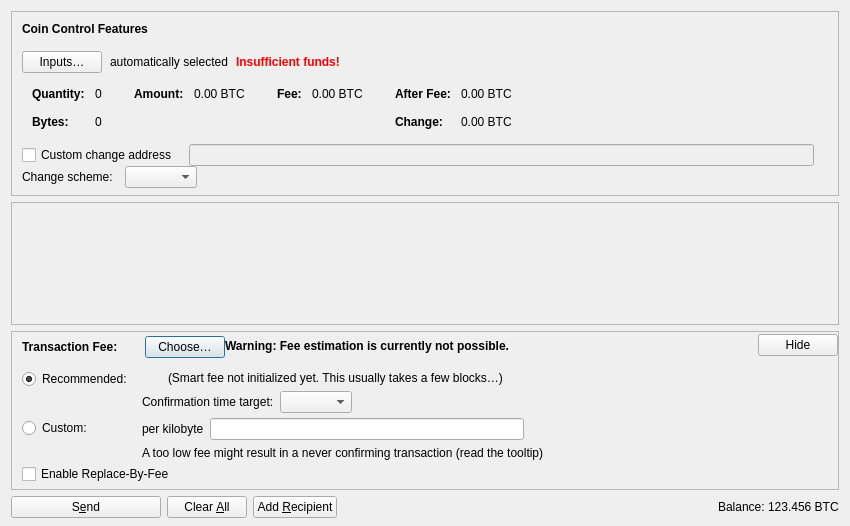
<?xml version="1.0" encoding="UTF-8"?>
<ui version="4.0">
 <class>SendCoinsDialog</class>
 <widget class="QDialog" name="SendCoinsDialog">
  <property name="geometry">
   <rect>
    <x>0</x>
    <y>0</y>
    <width>850</width>
    <height>526</height>
   </rect>
  </property>
  <property name="windowTitle">
   <string>Send Coins</string>
  </property>
  <layout class="QVBoxLayout" name="verticalLayout" stretch="0,1,0,0">
   <property name="bottomMargin">
    <number>8</number>
   </property>
   <item>
    <widget class="QFrame" name="frameCoinControl">
     <property name="sizePolicy">
      <sizepolicy hsizetype="Expanding" vsizetype="Expanding">
       <horstretch>0</horstretch>
       <verstretch>0</verstretch>
      </sizepolicy>
     </property>
     <property name="maximumSize">
      <size>
       <width>16777215</width>
       <height>16777215</height>
      </size>
     </property>
     <property name="frameShape">
      <enum>QFrame::StyledPanel</enum>
     </property>
     <property name="frameShadow">
      <enum>QFrame::Sunken</enum>
     </property>
     <layout class="QVBoxLayout" name="verticalLayoutCoinControl2">
      <property name="spacing">
       <number>0</number>
      </property>
      <property name="leftMargin">
       <number>0</number>
      </property>
      <property name="topMargin">
       <number>0</number>
      </property>
      <property name="rightMargin">
       <number>0</number>
      </property>
      <property name="bottomMargin">
       <number>6</number>
      </property>
      <item>
       <layout class="QVBoxLayout" name="verticalLayoutCoinControl" stretch="0,0,0,0,1">
        <property name="spacing">
         <number>0</number>
        </property>
        <property name="leftMargin">
         <number>10</number>
        </property>
        <property name="topMargin">
         <number>10</number>
        </property>
        <item>
         <layout class="QHBoxLayout" name="horizontalLayoutCoinControl1">
          <property name="bottomMargin">
           <number>15</number>
          </property>
          <item>
           <widget class="QLabel" name="labelCoinControlFeatures">
            <property name="sizePolicy">
             <sizepolicy hsizetype="Preferred" vsizetype="Maximum">
              <horstretch>0</horstretch>
              <verstretch>0</verstretch>
             </sizepolicy>
            </property>
            <property name="font">
             <font>
              <weight>75</weight>
              <bold>true</bold>
             </font>
            </property>
            <property name="styleSheet">
             <string notr="true">font-weight:bold;</string>
            </property>
            <property name="text">
             <string>Coin Control Features</string>
            </property>
           </widget>
          </item>
         </layout>
        </item>
        <item>
         <layout class="QHBoxLayout" name="horizontalLayoutCoinControl2" stretch="0,0,0,0">
          <property name="spacing">
           <number>8</number>
          </property>
          <property name="bottomMargin">
           <number>10</number>
          </property>
          <item>
           <widget class="QPushButton" name="pushButtonCoinControl">
            <property name="styleSheet">
             <string notr="true"/>
            </property>
            <property name="text">
             <string>Inputs…</string>
            </property>
            <property name="autoDefault">
             <bool>false</bool>
            </property>
           </widget>
          </item>
          <item>
           <widget class="QLabel" name="labelCoinControlAutomaticallySelected">
            <property name="text">
             <string>automatically selected</string>
            </property>
            <property name="margin">
             <number>5</number>
            </property>
           </widget>
          </item>
          <item>
           <widget class="QLabel" name="labelCoinControlInsuffFunds">
            <property name="font">
             <font>
              <weight>75</weight>
              <bold>true</bold>
             </font>
            </property>
            <property name="styleSheet">
             <string notr="true">color:red;font-weight:bold;</string>
            </property>
            <property name="text">
             <string>Insufficient funds!</string>
            </property>
            <property name="margin">
             <number>5</number>
            </property>
           </widget>
          </item>
          <item>
           <spacer name="horizontalSpacerCoinControl">
            <property name="orientation">
             <enum>Qt::Horizontal</enum>
            </property>
            <property name="sizeHint" stdset="0">
             <size>
              <width>40</width>
              <height>1</height>
             </size>
            </property>
           </spacer>
          </item>
         </layout>
        </item>
        <item>
         <widget class="QWidget" name="widgetCoinControl" native="true">
          <property name="sizePolicy">
           <sizepolicy hsizetype="Preferred" vsizetype="Preferred">
            <horstretch>0</horstretch>
            <verstretch>0</verstretch>
           </sizepolicy>
          </property>
          <property name="minimumSize">
           <size>
            <width>0</width>
            <height>0</height>
           </size>
          </property>
          <property name="styleSheet">
           <string notr="true"/>
          </property>
          <layout class="QHBoxLayout" name="horizontalLayoutCoinControl5">
           <property name="leftMargin">
            <number>0</number>
           </property>
           <property name="topMargin">
            <number>0</number>
           </property>
           <property name="rightMargin">
            <number>0</number>
           </property>
           <property name="bottomMargin">
            <number>0</number>
           </property>
           <item>
            <layout class="QHBoxLayout" name="horizontalLayoutCoinControl3" stretch="0,0,0,1">
             <property name="spacing">
              <number>20</number>
             </property>
             <property name="topMargin">
              <number>0</number>
             </property>
             <property name="bottomMargin">
              <number>10</number>
             </property>
             <item>
              <layout class="QFormLayout" name="formLayoutCoinControl1">
               <property name="labelAlignment">
                <set>Qt::AlignLeft|Qt::AlignVCenter</set>
               </property>
               <property name="horizontalSpacing">
                <number>10</number>
               </property>
               <property name="verticalSpacing">
                <number>14</number>
               </property>
               <property name="leftMargin">
                <number>10</number>
               </property>
               <property name="topMargin">
                <number>4</number>
               </property>
               <property name="rightMargin">
                <number>6</number>
               </property>
               <item row="0" column="0">
                <widget class="QLabel" name="labelCoinControlQuantityText">
                 <property name="font">
                  <font>
                   <weight>75</weight>
                   <bold>true</bold>
                  </font>
                 </property>
                 <property name="text">
                  <string>Quantity:</string>
                 </property>
                 <property name="margin">
                  <number>0</number>
                 </property>
                </widget>
               </item>
               <item row="0" column="1">
                <widget class="QLabel" name="labelCoinControlQuantity">
                 <property name="cursor">
                  <cursorShape>IBeamCursor</cursorShape>
                 </property>
                 <property name="contextMenuPolicy">
                  <enum>Qt::ActionsContextMenu</enum>
                 </property>
                 <property name="text">
                  <string notr="true">0</string>
                 </property>
                 <property name="margin">
                  <number>0</number>
                 </property>
                 <property name="textInteractionFlags">
                  <set>Qt::LinksAccessibleByMouse|Qt::TextSelectableByKeyboard|Qt::TextSelectableByMouse</set>
                 </property>
                </widget>
               </item>
               <item row="1" column="0">
                <widget class="QLabel" name="labelCoinControlBytesText">
                 <property name="font">
                  <font>
                   <weight>75</weight>
                   <bold>true</bold>
                  </font>
                 </property>
                 <property name="text">
                  <string>Bytes:</string>
                 </property>
                </widget>
               </item>
               <item row="1" column="1">
                <widget class="QLabel" name="labelCoinControlBytes">
                 <property name="cursor">
                  <cursorShape>IBeamCursor</cursorShape>
                 </property>
                 <property name="contextMenuPolicy">
                  <enum>Qt::ActionsContextMenu</enum>
                 </property>
                 <property name="text">
                  <string notr="true">0</string>
                 </property>
                 <property name="textInteractionFlags">
                  <set>Qt::LinksAccessibleByMouse|Qt::TextSelectableByKeyboard|Qt::TextSelectableByMouse</set>
                 </property>
                </widget>
               </item>
              </layout>
             </item>
             <item>
              <layout class="QFormLayout" name="formLayoutCoinControl2">
               <property name="horizontalSpacing">
                <number>10</number>
               </property>
               <property name="verticalSpacing">
                <number>14</number>
               </property>
               <property name="leftMargin">
                <number>6</number>
               </property>
               <property name="topMargin">
                <number>4</number>
               </property>
               <property name="rightMargin">
                <number>6</number>
               </property>
               <item row="0" column="0">
                <widget class="QLabel" name="labelCoinControlAmountText">
                 <property name="font">
                  <font>
                   <weight>75</weight>
                   <bold>true</bold>
                  </font>
                 </property>
                 <property name="text">
                  <string>Amount:</string>
                 </property>
                 <property name="margin">
                  <number>0</number>
                 </property>
                </widget>
               </item>
               <item row="0" column="1">
                <widget class="QLabel" name="labelCoinControlAmount">
                 <property name="cursor">
                  <cursorShape>IBeamCursor</cursorShape>
                 </property>
                 <property name="contextMenuPolicy">
                  <enum>Qt::ActionsContextMenu</enum>
                 </property>
                 <property name="text">
                  <string notr="true">0.00 BTC</string>
                 </property>
                 <property name="textInteractionFlags">
                  <set>Qt::LinksAccessibleByMouse|Qt::TextSelectableByKeyboard|Qt::TextSelectableByMouse</set>
                 </property>
                </widget>
               </item>
              </layout>
             </item>
             <item>
              <layout class="QFormLayout" name="formLayoutCoinControl3">
               <property name="horizontalSpacing">
                <number>10</number>
               </property>
               <property name="verticalSpacing">
                <number>14</number>
               </property>
               <property name="leftMargin">
                <number>6</number>
               </property>
               <property name="topMargin">
                <number>4</number>
               </property>
               <property name="rightMargin">
                <number>6</number>
               </property>
               <item row="0" column="0">
                <widget class="QLabel" name="labelCoinControlFeeText">
                 <property name="font">
                  <font>
                   <weight>75</weight>
                   <bold>true</bold>
                  </font>
                 </property>
                 <property name="text">
                  <string>Fee:</string>
                 </property>
                 <property name="margin">
                  <number>0</number>
                 </property>
                </widget>
               </item>
               <item row="0" column="1">
                <widget class="QLabel" name="labelCoinControlFee">
                 <property name="cursor">
                  <cursorShape>IBeamCursor</cursorShape>
                 </property>
                 <property name="contextMenuPolicy">
                  <enum>Qt::ActionsContextMenu</enum>
                 </property>
                 <property name="text">
                  <string notr="true">0.00 BTC</string>
                 </property>
                 <property name="textInteractionFlags">
                  <set>Qt::LinksAccessibleByMouse|Qt::TextSelectableByKeyboard|Qt::TextSelectableByMouse</set>
                 </property>
                </widget>
               </item>
              </layout>
             </item>
             <item>
              <layout class="QFormLayout" name="formLayoutCoinControl4">
               <property name="labelAlignment">
                <set>Qt::AlignLeft|Qt::AlignVCenter</set>
               </property>
               <property name="horizontalSpacing">
                <number>10</number>
               </property>
               <property name="verticalSpacing">
                <number>14</number>
               </property>
               <property name="leftMargin">
                <number>6</number>
               </property>
               <property name="topMargin">
                <number>4</number>
               </property>
               <property name="rightMargin">
                <number>6</number>
               </property>
               <item row="0" column="0">
                <widget class="QLabel" name="labelCoinControlAfterFeeText">
                 <property name="font">
                  <font>
                   <weight>75</weight>
                   <bold>true</bold>
                  </font>
                 </property>
                 <property name="text">
                  <string>After Fee:</string>
                 </property>
                 <property name="margin">
                  <number>0</number>
                 </property>
                </widget>
               </item>
               <item row="0" column="1">
                <widget class="QLabel" name="labelCoinControlAfterFee">
                 <property name="cursor">
                  <cursorShape>IBeamCursor</cursorShape>
                 </property>
                 <property name="contextMenuPolicy">
                  <enum>Qt::ActionsContextMenu</enum>
                 </property>
                 <property name="text">
                  <string notr="true">0.00 BTC</string>
                 </property>
                 <property name="textInteractionFlags">
                  <set>Qt::LinksAccessibleByMouse|Qt::TextSelectableByKeyboard|Qt::TextSelectableByMouse</set>
                 </property>
                </widget>
               </item>
               <item row="1" column="0">
                <widget class="QLabel" name="labelCoinControlChangeText">
                 <property name="font">
                  <font>
                   <weight>75</weight>
                   <bold>true</bold>
                  </font>
                 </property>
                 <property name="text">
                  <string>Change:</string>
                 </property>
                </widget>
               </item>
               <item row="1" column="1">
                <widget class="QLabel" name="labelCoinControlChange">
                 <property name="cursor">
                  <cursorShape>IBeamCursor</cursorShape>
                 </property>
                 <property name="contextMenuPolicy">
                  <enum>Qt::ActionsContextMenu</enum>
                 </property>
                 <property name="text">
                  <string notr="true">0.00 BTC</string>
                 </property>
                 <property name="textInteractionFlags">
                  <set>Qt::LinksAccessibleByMouse|Qt::TextSelectableByKeyboard|Qt::TextSelectableByMouse</set>
                 </property>
                </widget>
               </item>
              </layout>
             </item>
            </layout>
           </item>
          </layout>
         </widget>
        </item>
        <item>
         <layout class="QHBoxLayout" name="horizontalLayoutCoinControl4" stretch="0,0,0">
          <property name="spacing">
           <number>12</number>
          </property>
          <property name="sizeConstraint">
           <enum>QLayout::SetDefaultConstraint</enum>
          </property>
          <property name="topMargin">
           <number>5</number>
          </property>
          <property name="rightMargin">
           <number>5</number>
          </property>
          <item>
           <widget class="QCheckBox" name="checkBoxCoinControlChange">
            <property name="toolTip">
             <string>If this is activated, but the change address is empty or invalid, change will be sent to a newly generated address.</string>
            </property>
            <property name="text">
             <string>Custom change address</string>
            </property>
           </widget>
          </item>
          <item>
           <widget class="QValidatedLineEdit" name="lineEditCoinControlChange">
            <property name="enabled">
             <bool>false</bool>
            </property>
            <property name="sizePolicy">
             <sizepolicy hsizetype="Expanding" vsizetype="Fixed">
              <horstretch>0</horstretch>
              <verstretch>0</verstretch>
             </sizepolicy>
            </property>
           </widget>
          </item>
          <item>
           <widget class="QLabel" name="labelCoinControlChangeLabel">
            <property name="sizePolicy">
             <sizepolicy hsizetype="Preferred" vsizetype="Expanding">
              <horstretch>0</horstretch>
              <verstretch>0</verstretch>
             </sizepolicy>
            </property>
            <property name="minimumSize">
             <size>
              <width>0</width>
              <height>0</height>
             </size>
            </property>
            <property name="text">
             <string/>
            </property>
            <property name="margin">
             <number>3</number>
            </property>
           </widget>
          </item>
         </layout>
        </item>
        <item>
         <layout class="QHBoxLayout" name="horizontalLayoutCoinControlChangeScheme" stretch="0,0,1">
          <property name="spacing">
           <number>12</number>
          </property>
          <property name="topMargin">
           <number>0</number>
          </property>
          <property name="rightMargin">
           <number>5</number>
          </property>
          <item>
           <widget class="QLabel" name="labelCoinControlChangeScheme">
            <property name="text">
             <string>Change scheme:</string>
            </property>
           </widget>
          </item>
          <item>
           <widget class="QComboBox" name="comboBoxCoinControlChangeScheme">
            <property name="sizePolicy">
             <sizepolicy hsizetype="Preferred" vsizetype="Fixed">
              <horstretch>0</horstretch>
              <verstretch>0</verstretch>
             </sizepolicy>
            </property>
            <property name="maximumSize">
             <size>
              <width>300</width>
              <height>16777215</height>
             </size>
            </property>
           </widget>
          </item>
          <item>
           <spacer name="horizontalSpacerCoinControlChangeScheme">
            <property name="orientation">
             <enum>Qt::Horizontal</enum>
            </property>
            <property name="sizeHint" stdset="0">
             <size>
              <width>40</width>
              <height>20</height>
             </size>
            </property>
           </spacer>
          </item>
         </layout>
        </item>
        <item>
         <spacer name="verticalSpacerCoinControl">
          <property name="orientation">
           <enum>Qt::Vertical</enum>
          </property>
          <property name="sizeHint" stdset="0">
           <size>
            <width>800</width>
            <height>1</height>
           </size>
          </property>
         </spacer>
        </item>
       </layout>
      </item>
     </layout>
    </widget>
   </item>
   <item>
    <widget class="QScrollArea" name="scrollArea">
     <property name="widgetResizable">
      <bool>true</bool>
     </property>
     <widget class="QWidget" name="scrollAreaWidgetContents">
      <property name="geometry">
       <rect>
        <x>0</x>
        <y>0</y>
        <width>830</width>
        <height>104</height>
       </rect>
      </property>
      <layout class="QVBoxLayout" name="verticalLayout_2" stretch="0,1">
       <property name="leftMargin">
        <number>0</number>
       </property>
       <property name="topMargin">
        <number>0</number>
       </property>
       <property name="rightMargin">
        <number>0</number>
       </property>
       <property name="bottomMargin">
        <number>0</number>
       </property>
       <item>
        <layout class="QVBoxLayout" name="entries">
         <property name="spacing">
          <number>6</number>
         </property>
        </layout>
       </item>
       <item>
        <spacer name="verticalSpacer">
         <property name="orientation">
          <enum>Qt::Vertical</enum>
         </property>
         <property name="sizeHint" stdset="0">
          <size>
           <width>20</width>
           <height>40</height>
          </size>
         </property>
        </spacer>
       </item>
      </layout>
     </widget>
    </widget>
   </item>
   <item>
    <widget class="QFrame" name="frameFee">
     <property name="sizePolicy">
      <sizepolicy hsizetype="Expanding" vsizetype="Expanding">
       <horstretch>0</horstretch>
       <verstretch>0</verstretch>
      </sizepolicy>
     </property>
     <property name="maximumSize">
      <size>
       <width>16777215</width>
       <height>16777215</height>
      </size>
     </property>
     <property name="frameShape">
      <enum>QFrame::StyledPanel</enum>
     </property>
     <property name="frameShadow">
      <enum>QFrame::Sunken</enum>
     </property>
     <layout class="QVBoxLayout" name="verticalLayoutFee1">
      <property name="spacing">
       <number>0</number>
      </property>
      <property name="leftMargin">
       <number>0</number>
      </property>
      <property name="topMargin">
       <number>0</number>
      </property>
      <property name="rightMargin">
       <number>0</number>
      </property>
      <property name="bottomMargin">
       <number>0</number>
      </property>
      <item>
       <layout class="QVBoxLayout" name="verticalLayoutFee2" stretch="0,0,0">
        <property name="spacing">
         <number>0</number>
        </property>
        <property name="leftMargin">
         <number>10</number>
        </property>
        <property name="topMargin">
         <number>0</number>
        </property>
        <item>
         <layout class="QHBoxLayout" name="horizontalLayoutFee1">
          <property name="bottomMargin">
           <number>0</number>
          </property>
          <item>
           <layout class="QVBoxLayout" name="verticalLayoutFee7">
            <property name="spacing">
             <number>0</number>
            </property>
            <item>
             <spacer name="verticalSpacerSmartFee">
              <property name="orientation">
               <enum>Qt::Vertical</enum>
              </property>
              <property name="sizeType">
               <enum>QSizePolicy::Fixed</enum>
              </property>
              <property name="sizeHint" stdset="0">
               <size>
                <width>1</width>
                <height>4</height>
               </size>
              </property>
             </spacer>
            </item>
            <item>
             <layout class="QHBoxLayout" name="horizontalLayoutSmartFee">
              <property name="spacing">
               <number>10</number>
              </property>
              <item>
               <widget class="QLabel" name="labelFeeHeadline">
                <property name="sizePolicy">
                 <sizepolicy hsizetype="Preferred" vsizetype="Maximum">
                  <horstretch>0</horstretch>
                  <verstretch>0</verstretch>
                 </sizepolicy>
                </property>
                <property name="font">
                 <font>
                  <weight>75</weight>
                  <bold>true</bold>
                 </font>
                </property>
                <property name="styleSheet">
                 <string notr="true">font-weight:bold;</string>
                </property>
                <property name="text">
                 <string>Transaction Fee:</string>
                </property>
               </widget>
              </item>
              <item>
               <widget class="QLabel" name="labelFeeMinimized">
                <property name="text">
                 <string/>
                </property>
               </widget>
              </item>
              <item>
               <widget class="QPushButton" name="buttonChooseFee">
                <property name="text">
                 <string>Choose…</string>
                </property>
               </widget>
              </item>
             </layout>
            </item>
            <item>
             <spacer name="verticalSpacer_5">
              <property name="orientation">
               <enum>Qt::Vertical</enum>
              </property>
              <property name="sizeHint" stdset="0">
               <size>
                <width>1</width>
                <height>1</height>
               </size>
              </property>
             </spacer>
            </item>
           </layout>
          </item>
          <item>
           <widget class="QLabel" name="fallbackFeeWarningLabel">
            <property name="toolTip">
             <string>Using the fallbackfee can result in sending a transaction that will take several hours or days (or never) to confirm. Consider choosing your fee manually or wait until you have validated the complete chain.</string>
            </property>
            <property name="font">
            <font>
                <weight>75</weight>
                <bold>true</bold>
            </font>
            </property>
            <property name="text">
             <string>Warning: Fee estimation is currently not possible.</string>
            </property>
            <property name="wordWrap">
             <bool>false</bool>
            </property>
           </widget>
          </item>
          <item>
           <spacer name="horizontalSpacer_4">
            <property name="orientation">
             <enum>Qt::Horizontal</enum>
            </property>
            <property name="sizeType">
             <enum>QSizePolicy::MinimumExpanding</enum>
            </property>
            <property name="sizeHint" stdset="0">
             <size>
              <width>40</width>
              <height>20</height>
             </size>
            </property>
           </spacer>
          </item>
          <item>
           <widget class="QPushButton" name="buttonMinimizeFee">
            <property name="toolTip">
             <string>Hide transaction fee settings</string>
            </property>
            <property name="text">
             <string>Hide</string>
            </property>
           </widget>
          </item>
         </layout>
        </item>
        <item>
         <widget class="QFrame" name="frameFeeSelection">
          <layout class="QVBoxLayout" name="verticalLayoutFee12">
           <property name="spacing">
            <number>0</number>
           </property>
           <property name="leftMargin">
            <number>0</number>
           </property>
           <property name="topMargin">
            <number>0</number>
           </property>
           <property name="rightMargin">
            <number>0</number>
           </property>
           <property name="bottomMargin">
            <number>0</number>
           </property>
           <item>
            <layout class="QGridLayout" name="gridLayoutFee">
             <property name="topMargin">
              <number>10</number>
             </property>
             <property name="bottomMargin">
              <number>4</number>
             </property>
             <property name="horizontalSpacing">
              <number>10</number>
             </property>
             <property name="verticalSpacing">
              <number>4</number>
             </property>
             <item row="1" column="1">
              <layout class="QVBoxLayout" name="verticalLayoutFee8">
               <property name="spacing">
                <number>6</number>
               </property>
               <item>
                <layout class="QHBoxLayout" name="horizontalLayoutFee13">
                 <item>
                  <widget class="QLabel" name="labelCustomPerKilobyte">
                   <property name="toolTip">
                    <string>Specify a custom fee per kB (1,000 bytes) of the transaction's virtual size.

Note:  Since the fee is calculated on a per-byte basis, a fee rate of "100 satoshis per kvB" for a transaction size of 500 virtual bytes (half of 1 kvB) would ultimately yield a fee of only 50 satoshis.</string>
                   </property>
                   <property name="text">
                    <string>per kilobyte</string>
                   </property>
                  </widget>
                 </item>
                 <item>
                  <widget class="BitcoinAmountField" name="customFee"/>
                 </item>
                 <item>
                  <spacer name="horizontalSpacer_6">
                   <property name="orientation">
                    <enum>Qt::Horizontal</enum>
                   </property>
                   <property name="sizeHint" stdset="0">
                    <size>
                     <width>1</width>
                     <height>1</height>
                    </size>
                   </property>
                  </spacer>
                 </item>
                </layout>
               </item>
               <item>
                <layout class="QHBoxLayout" name="horizontalLayoutFee8">
                 <item>
                  <widget class="QLabel" name="labelCustomFeeWarning">
                   <property name="enabled">
                    <bool>true</bool>
                   </property>
                   <property name="toolTip">
                    <string>When there is less transaction volume than space in the blocks, miners as well as relaying nodes may enforce a minimum fee. Paying only this minimum fee is just fine, but be aware that this can result in a never confirming transaction once there is more demand for bitcoin transactions than the network can process.</string>
                   </property>
                   <property name="text">
                    <string>A too low fee might result in a never confirming transaction (read the tooltip)</string>
                   </property>
                  </widget>
                 </item>
                 <item>
                  <spacer name="horizontalSpacer_2">
                   <property name="orientation">
                    <enum>Qt::Horizontal</enum>
                   </property>
                   <property name="sizeHint" stdset="0">
                    <size>
                     <width>1</width>
                     <height>1</height>
                    </size>
                   </property>
                  </spacer>
                 </item>
                </layout>
               </item>
              </layout>
             </item>
             <item row="0" column="0">
              <layout class="QVBoxLayout" name="verticalLayoutFee4" stretch="0,1">
               <item>
                <widget class="QRadioButton" name="radioSmartFee">
                 <property name="text">
                  <string>Recommended:</string>
                 </property>
                 <property name="checked">
                  <bool>true</bool>
                 </property>
                 <attribute name="buttonGroup">
                  <string notr="true">groupFee</string>
                 </attribute>
                </widget>
               </item>
               <item>
                <spacer name="verticalSpacer_2">
                 <property name="orientation">
                  <enum>Qt::Vertical</enum>
                 </property>
                 <property name="sizeHint" stdset="0">
                  <size>
                   <width>1</width>
                   <height>1</height>
                  </size>
                 </property>
                </spacer>
               </item>
              </layout>
             </item>
             <item row="1" column="0">
              <layout class="QVBoxLayout" name="verticalLayoutFee9" stretch="0,1">
               <item>
                <widget class="QRadioButton" name="radioCustomFee">
                 <property name="text">
                  <string>Custom:</string>
                 </property>
                 <attribute name="buttonGroup">
                  <string notr="true">groupFee</string>
                 </attribute>
                </widget>
               </item>
               <item>
                <spacer name="verticalSpacer_6">
                 <property name="orientation">
                  <enum>Qt::Vertical</enum>
                 </property>
                 <property name="sizeHint" stdset="0">
                  <size>
                   <width>1</width>
                   <height>1</height>
                  </size>
                 </property>
                </spacer>
               </item>
              </layout>
             </item>
             <item row="0" column="1">
              <layout class="QVBoxLayout" name="verticalLayoutFee3" stretch="0,0,1">
               <property name="spacing">
                <number>6</number>
               </property>
               <property name="topMargin">
                <number>2</number>
               </property>
               <item>
                <layout class="QHBoxLayout" name="horizontalLayoutFee12">
                 <item>
                  <widget class="QLabel" name="labelSmartFee">
                   <property name="text">
                    <string/>
                   </property>
                  </widget>
                 </item>
                 <item>
                  <widget class="QLabel" name="labelFeeEstimation">
                   <property name="text">
                    <string/>
                   </property>
                  </widget>
                 </item>
                 <item>
                  <widget class="QLabel" name="labelSmartFee2">
                   <property name="text">
                    <string>(Smart fee not initialized yet. This usually takes a few blocks…)</string>
                   </property>
                  </widget>
                 </item>
                 <item>
                  <spacer name="horizontalSpacer_5">
                   <property name="orientation">
                    <enum>Qt::Horizontal</enum>
                   </property>
                   <property name="sizeHint" stdset="0">
                    <size>
                     <width>1</width>
                     <height>1</height>
                    </size>
                   </property>
                  </spacer>
                 </item>
                </layout>
               </item>
               <item>
                <layout class="QHBoxLayout" name="horizontalLayoutFee9">
                 <item>
                  <layout class="QVBoxLayout" name="verticalLayoutFee6">
                   <item>
                    <widget class="QLabel" name="labelSmartFee3">
                     <property name="text">
                      <string>Confirmation time target:</string>
                     </property>
                    </widget>
                   </item>
                  </layout>
                 </item>
                 <item>
                  <layout class="QVBoxLayout" name="verticalLayoutFee5">
                   <property name="rightMargin">
                    <number>30</number>
                   </property>
                   <item>
                    <layout class="QHBoxLayout" name="horizontalLayoutConfTarget">
                     <property name="bottomMargin">
                      <number>0</number>
                     </property>
                     <item>
                      <widget class="QComboBox" name="confTargetSelector"/>
                     </item>
                     <item>
                      <spacer name="horizontalSpacerConfTarget">
                       <property name="orientation">
                        <enum>Qt::Horizontal</enum>
                       </property>
                       <property name="sizeHint" stdset="0">
                        <size>
                         <width>40</width>
                         <height>20</height>
                        </size>
                       </property>
                      </spacer>
                     </item>
                    </layout>
                   </item>
                  </layout>
                 </item>
                </layout>
               </item>
               <item>
                <spacer name="verticalSpacer_4">
                 <property name="orientation">
                  <enum>Qt::Vertical</enum>
                 </property>
                 <property name="sizeHint" stdset="0">
                  <size>
                   <width>1</width>
                   <height>1</height>
                  </size>
                 </property>
                </spacer>
               </item>
              </layout>
             </item>
            </layout>
           </item>
           <item>
            <widget class="QCheckBox" name="optInRBF">
             <property name="text">
              <string>Enable Replace-By-Fee</string>
             </property>
             <property name="toolTip">
              <string>With Replace-By-Fee (BIP-125) you can increase a transaction's fee after it is sent. Without this, a higher fee may be recommended to compensate for increased transaction delay risk.</string>
             </property>
            </widget>
           </item>
          </layout>
         </widget>
        </item>
        <item>
         <spacer name="verticalSpacerFee">
          <property name="orientation">
           <enum>Qt::Vertical</enum>
          </property>
          <property name="sizeHint" stdset="0">
           <size>
            <width>40</width>
            <height>5</height>
           </size>
          </property>
         </spacer>
        </item>
       </layout>
      </item>
     </layout>
    </widget>
   </item>
   <item>
    <layout class="QHBoxLayout" name="horizontalLayout">
     <item>
      <widget class="QPushButton" name="sendButton">
       <property name="minimumSize">
        <size>
         <width>150</width>
         <height>0</height>
        </size>
       </property>
       <property name="toolTip">
        <string>Confirm the send action</string>
       </property>
       <property name="text">
        <string>S&amp;end</string>
       </property>
       <property name="icon">
        <iconset resource="../bitcoin.qrc">
         <normaloff>:/icons/send</normaloff>:/icons/send</iconset>
       </property>
       <property name="autoDefault">
        <bool>false</bool>
       </property>
       <property name="default">
        <bool>false</bool>
       </property>
      </widget>
     </item>
     <item>
      <widget class="QPushButton" name="clearButton">
       <property name="sizePolicy">
        <sizepolicy hsizetype="Minimum" vsizetype="Fixed">
         <horstretch>0</horstretch>
         <verstretch>0</verstretch>
        </sizepolicy>
       </property>
       <property name="toolTip">
        <string>Clear all fields of the form.</string>
       </property>
       <property name="text">
        <string>Clear &amp;All</string>
       </property>
       <property name="icon">
        <iconset resource="../bitcoin.qrc">
         <normaloff>:/icons/remove</normaloff>:/icons/remove</iconset>
       </property>
       <property name="autoDefault">
        <bool>false</bool>
       </property>
      </widget>
     </item>
     <item>
      <widget class="QPushButton" name="addButton">
       <property name="toolTip">
        <string>Send to multiple recipients at once</string>
       </property>
       <property name="text">
        <string>Add &amp;Recipient</string>
       </property>
       <property name="icon">
        <iconset resource="../bitcoin.qrc">
         <normaloff>:/icons/add</normaloff>:/icons/add</iconset>
       </property>
       <property name="autoDefault">
        <bool>false</bool>
       </property>
      </widget>
     </item>
     <item>
      <spacer name="horizontalSpacer">
       <property name="orientation">
        <enum>Qt::Horizontal</enum>
       </property>
       <property name="sizeHint" stdset="0">
        <size>
         <width>40</width>
         <height>20</height>
        </size>
       </property>
      </spacer>
     </item>
     <item>
      <layout class="QHBoxLayout" name="horizontalLayout_2">
       <property name="spacing">
        <number>3</number>
       </property>
       <item>
        <widget class="QLabel" name="labelBalanceName">
         <property name="sizePolicy">
          <sizepolicy hsizetype="Preferred" vsizetype="Fixed">
           <horstretch>0</horstretch>
           <verstretch>0</verstretch>
          </sizepolicy>
         </property>
         <property name="text">
          <string>Balance:</string>
         </property>
        </widget>
       </item>
       <item>
        <widget class="QLabel" name="labelBalance">
         <property name="sizePolicy">
          <sizepolicy hsizetype="Preferred" vsizetype="Fixed">
           <horstretch>0</horstretch>
           <verstretch>0</verstretch>
          </sizepolicy>
         </property>
         <property name="cursor">
          <cursorShape>IBeamCursor</cursorShape>
         </property>
         <property name="text">
          <string notr="true">123.456 BTC</string>
         </property>
         <property name="textInteractionFlags">
          <set>Qt::LinksAccessibleByMouse|Qt::TextSelectableByKeyboard|Qt::TextSelectableByMouse</set>
         </property>
        </widget>
       </item>
      </layout>
     </item>
    </layout>
   </item>
  </layout>
 </widget>
 <customwidgets>
  <customwidget>
   <class>QValidatedLineEdit</class>
   <extends>QLineEdit</extends>
   <header>qt/qvalidatedlineedit.h</header>
  </customwidget>
  <customwidget>
   <class>BitcoinAmountField</class>
   <extends>QLineEdit</extends>
   <header>qt/bitcoinamountfield.h</header>
   <container>1</container>
  </customwidget>
 </customwidgets>
 <resources>
  <include location="../bitcoin.qrc"/>
 </resources>
 <connections/>
 <buttongroups>
  <buttongroup name="groupFee"/>
 </buttongroups>
</ui>
